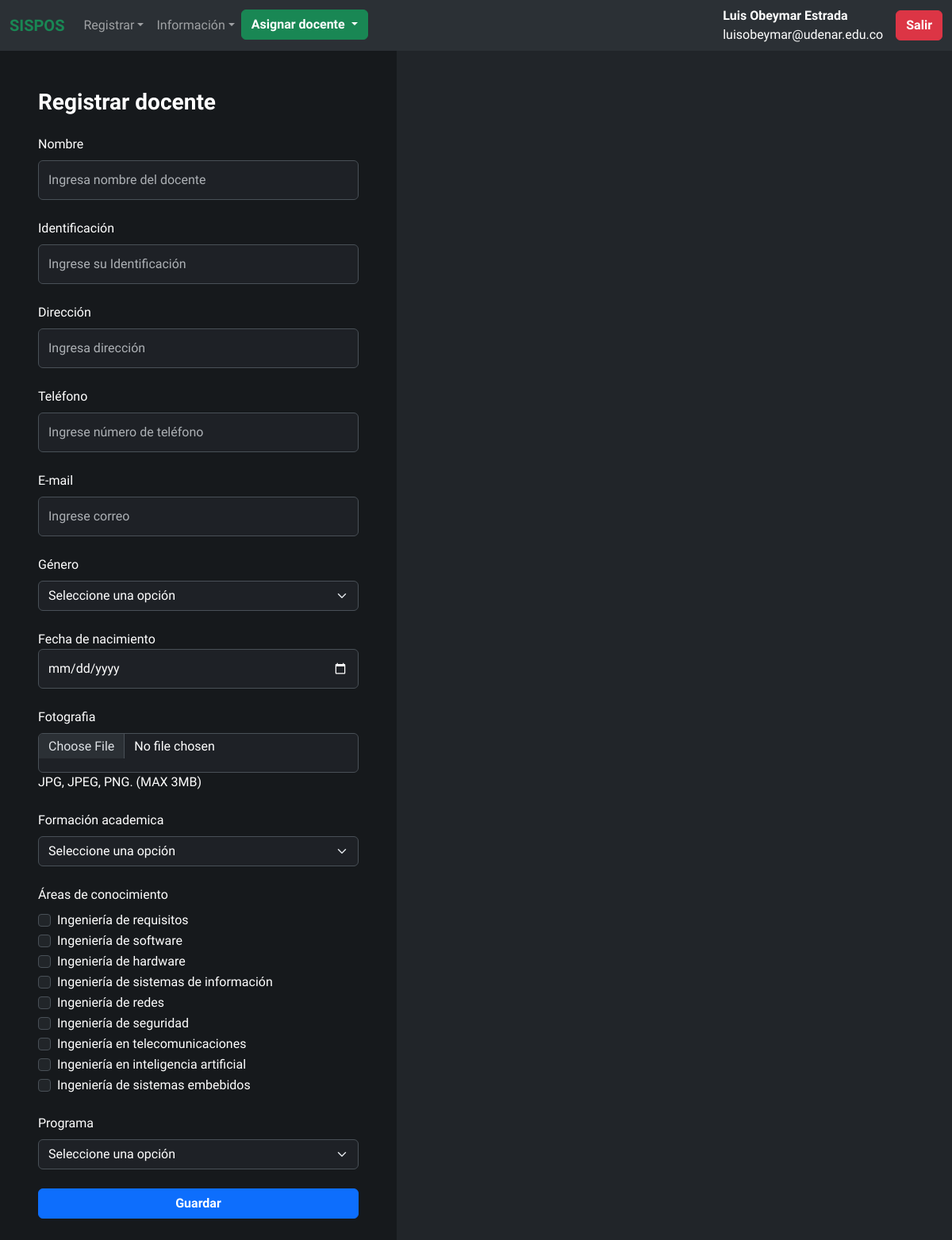
/index.php?vista=nuevo_docente (signed in), run on the app's committed database.
### tables this page shows
CREATE TABLE `areas_conocimiento` (
  `id_area` int NOT NULL,
  `nombre` varchar(255) NOT NULL
);

### vistas/nuevo_docente.php (the view, shortened to what this page needs)
<div class="toast-container position-fixed bottom-0 end-0 p-3">
</div>
<div class="main-container">
    <section>
        <div class="row g-0">
            <div class="col-lg-5 bg-dark d-flex flex-column align-items-end min-vh-100" data-bs-theme="dark">
                <div class="px-5 pt-5 pb-3 w-100">
                    <h3 class="fw-bold">Registrar docente</h3>
                </div>
                <div class="align-self-center w-100 px-5 ">
                    <form action="./php/docente_guardar.php" method="POST" autocomplete="off"
                        class="FormularioAjax mb-5 login" id="FormularioAjax" enctype="multipart/form-data">
                        <div class="mb-4">
                            <label for="exampleInputEmail1" class="form-label font-weight-bold">Nombre</label>
                            <input type="text" class="form-control text-white bg-dark-x"
                                placeholder="Ingresa nombre del docente" name="nombre_docente" required>
                        </div>
                        <div class="mb-4">
                            <label for="exampleInputEmail1" class="form-label font-weight-bold">Identificación</label>
                            <input type="number" class="form-control text-white bg-dark-x"
                                placeholder="Ingrese su Identificación" name="id_docente" required>
                        </div>
                        <div class="mb-4">
                            <label for="exampleInputEmail1" class="form-label font-weight-bold">Dirección</label>
                            <input type="text" class="form-control text-white bg-dark-x" placeholder="Ingresa dirección"
                                name="direccion_docente" required>
                        </div>
                        <div class="mb-4">
                            <label for="exampleInputEmail1" class="form-label font-weight-bold">Teléfono</label>
                            <input type="number" class="form-control text-white bg-dark-x"
                                placeholder="Ingrese número de teléfono" name="telefono_docente" required>
                        </div>
                        <div class="mb-4">
                            <label for="exampleInputEmail1" class="form-label font-weight-bold">E-mail</label>
                            <input type="email" class="form-control text-white bg-dark-x" placeholder="Ingrese correo"
                                name="correo_docente" required>
                        </div>
                        <div class="mb-4">
                            <label for="exampleInputEmail1" class="form-label font-weight-bold">Género</label>
                            <select class="form-select text-white bg-dark-x" name="genero_docente">
                                <option value="" seleted="">Seleccione una opción</option>
                            </select>
                        </div>
                        <div class="mb-4">
                            <label for="startDate">Fecha de nacimiento</label>
                            <input type="date" class="form-control text-white bg-dark-x" id="startDate"
                                name="fechanacimiento_docente" />
                        </div>
                        <div class="mb-4">
                            <label for="formFile" class="form-label">Fotografia</label>
                            <input class="form-control text-white bg-dark-x" type="file" id="formFile"
                                accept=".jpg, .png, .jpeg" name="foto_docente" required>
                            <span class="file-name">JPG, JPEG, PNG. (MAX 3MB)</span>
                        </div>
                        <div class="mb-4">
                            <label for="exampleInputEmail1" class="form-label font-weight-bold">Formación
                                academica</label>
                            <select class="form-select text-white bg-dark-x" name="formacion_docente">
                                <option value="" seleted="">Seleccione una opción</option>
                            </select>
                        </div>
                        <div class="mb-4">
                            <label for="exampleInputEmail1" class="form-label font-weight-bold">Áreas de conocimiento</label><br />
                            <?php
                                $areaconocimiento = conexion();
                                $areaconocimiento = $areaconocimiento->query("SELECT * FROM areas_conocimiento");
                                if ($areaconocimiento->rowCount() > 0) {
                                    $areaconocimiento = $areaconocimiento->fetchAll();
                                    foreach ($areaconocimiento as $row) {
                                        echo '
                                        <div class="form-check">
                                            <input class="form-check-input" type="checkbox" value="'.$row['id_area'].'" id="flexCheckDefault'.$row['id_area'].'" name="areas_docente[]">
                                            <label class="form-check-label" for="flexCheckDefault'.$row['id_area'].'">
                                            '.$row['nombre'].'
                                            </label>
                                        </div>
                                        ';
                                    }
                                }
                                ?>
                        </div>
                        <div class="mb-4">
                            <label for="exampleInputEmail1" class="form-label font-weight-bold">Programa</label>
                            <select class="form-select text-white bg-dark-x" name="programa_docente" required>
                                <option value="" seleted="">Seleccione una opción</option>
                            </select>
                        </div>
                        <button type="submit" class="btn btn-primary w-100" id="toast-button">Guardar</button>
                    </form>
                </div>
            </div>
    </section>
</div>

### css/style.css (style rules this page uses)
:root { --dark: #16191C; --dark-x: #1E2126; --light: #ffffff; }
body { font-family: 'Spartan', sans-serif; font-weight: 300; color: var(--light); }
.bg-dark { background-color: var(--dark) !important; }
.bg-dark-x { background-color: var(--dark-x); }
.btn { font-weight: 600; }
.form-control { min-height: 3.125rem; line-height: initial; }

### data on the page
areas_conocimiento: nombre "Ingeniería de requisitos"
areas_conocimiento: nombre "Ingeniería de software"
areas_conocimiento: nombre "Ingeniería de hardware"
areas_conocimiento: nombre "Ingeniería de sistemas de información"
areas_conocimiento: nombre "Ingeniería de redes"
areas_conocimiento: nombre "Ingeniería de seguridad"
areas_conocimiento: nombre "Ingeniería en telecomunicaciones"
areas_conocimiento: nombre "Ingeniería en inteligencia artificial"
areas_conocimiento: nombre "Ingeniería de sistemas embebidos"

### other printed values
$_SESSION['nombre'] "Luis Obeymar Estrada"
$_SESSION['usuario'] "luisobeymar@udenar.edu.co"
